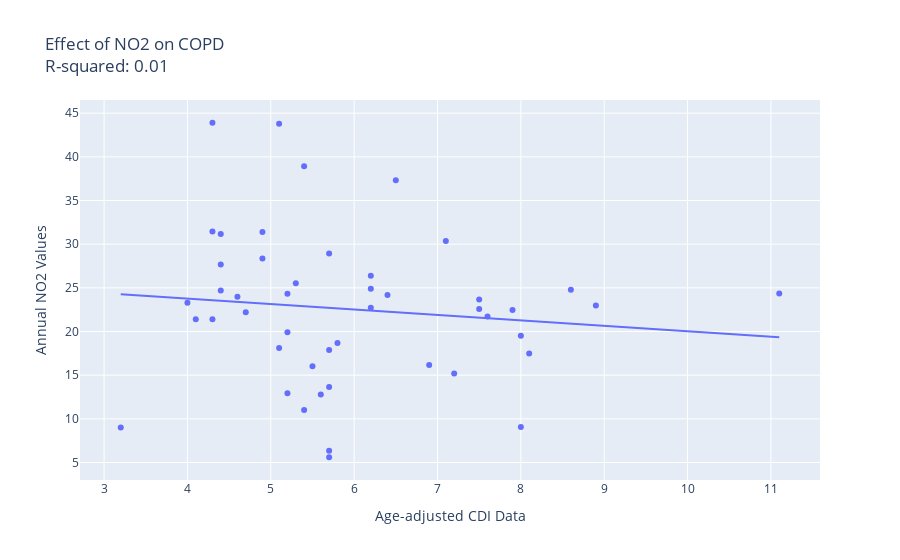

This figure's notebook cell:
### Code cell
## NO2 and COPD
plot_indiv_cdi('NO2', "COPD", copd_df)

### Figure 1 — Plotly figure (JSON) as saved in the notebook; plotly's stock layout.template omitted (floating-point values rounded to 4 significant figures)
{"data": [{"hovertemplate": "<b>%{hovertext}</b><br><br>Age-adjusted CDI Data=%{x}<br>Annual NO2 Values=%{y}<extra></extra>", "hovertext": ["Alabama", "Arizona", "Arkansas", "California", "Colorado", "Connecticut", "Delaware", "Florida", "Georgia", "Hawaii", "Idaho", "Illinois", "Indiana", "Iowa", "Kansas", "Kentucky", "Louisiana", "Maine", "Maryland", "Massachusetts", "Michigan", "Minnesota", "Mississippi", "Missouri", "Montana", "Nevada", "New Hampshire", "New Jersey", "New Mexico", "New York", "North Carolina", "North Dakota", "Ohio", "Oklahoma", "Oregon", "Pennsylvania", "Rhode Island", "South Carolina", "South Dakota", "Tennessee", "Texas", "Utah", "Vermont", "Virginia", "Washington", "Wisconsin", "Wyoming"], "legendgroup": "", "marker": {"color": "#636efa", "symbol": "circle"}, "mode": "markers", "name": "", "orientation": "v", "showlegend": false, "type": "scatter", "x": [8.9, 5.4, 8.1, 5.1, 4.3, 4.6, 5.2, 6.2, 6.2, 3.2, 5.2, 5.7, 7.6, 5.6, 5.8, 11.1, 8, 6.9, 4.4, 4, 7.5, 4.1, 8, 7.5, 5.7, 6.5, 5.7, 4.4, 4.3, 4.4, 5.7, 5.4, 7.1, 7.9, 5.1, 6.4, 6.2, 7.2, 5.7, 8.6, 4.9, 4.3, 5.2, 5.3, 4.9, 4.7, 5.5], "xaxis": "x", "y": [22.98, 38.92, 17.48, 43.78, 43.9, 23.99, 19.91, 22.71, 26.39, 9.008, 24.33, 28.92, 21.7, 12.78, 18.67, 24.35, 19.53, 16.17, 24.7, 23.29, 23.67, 21.42, 9.063, 22.57, 6.335, 37.32, 5.602, 31.17, 21.41, 27.66, 17.9, 11.0, 30.37, 22.48, 18.12, 24.19, 24.9, 15.2, 13.63, 24.79, 31.4, 31.44, 12.93, 25.54, 28.35, 22.21, 16.02], "yaxis": "y"}, {"hovertemplate": "<b>OLS trendline</b><br>NO2 = -0.62213 * DataValue + 26.2599<br>R<sup>2</sup>=0.012736<br><br>Age-adjusted CDI Data=%{x}<br>Annual NO2 Values=%{y} <b>(trend)</b><extra></extra>", "legendgroup": "", "marker": {"color": "#636efa", "symbol": "circle"}, "mode": "lines", "name": "", "showlegend": false, "type": "scatter", "x": [3.2, 4, 4.1, 4.3, 4.3, 4.3, 4.4, 4.4, 4.4, 4.6, 4.7, 4.9, 4.9, 5.1, 5.1, 5.2, 5.2, 5.2, 5.3, 5.4, 5.4, 5.5, 5.6, 5.7, 5.7, 5.7, 5.7, 5.7, 5.8, 6.2, 6.2, 6.2, 6.4, 6.5, 6.9, 7.1, 7.2, 7.5, 7.5, 7.6, 7.9, 8, 8, 8.1, 8.6, 8.9, 11.1], "xaxis": "x", "y": [24.27, 23.77, 23.71, 23.58, 23.58, 23.58, 23.52, 23.52, 23.52, 23.4, 23.34, 23.21, 23.21, 23.09, 23.09, 23.02, 23.02, 23.02, 22.96, 22.9, 22.9, 22.84, 22.78, 22.71, 22.71, 22.71, 22.71, 22.71, 22.65, 22.4, 22.4, 22.4, 22.28, 22.22, 21.97, 21.84, 21.78, 21.59, 21.59, 21.53, 21.35, 21.28, 21.28, 21.22, 20.91, 20.72, 19.35], "yaxis": "y"}], "layout": {"legend": {"tracegroupgap": 0}, "title": {"text": "Effect of NO2 on COPD<br>R-squared: 0.01"}, "xaxis": {"anchor": "y", "domain": [0, 1], "title": {"text": "Age-adjusted CDI Data"}}, "yaxis": {"anchor": "x", "domain": [0, 1], "title": {"text": "Annual NO2 Values"}}}}
